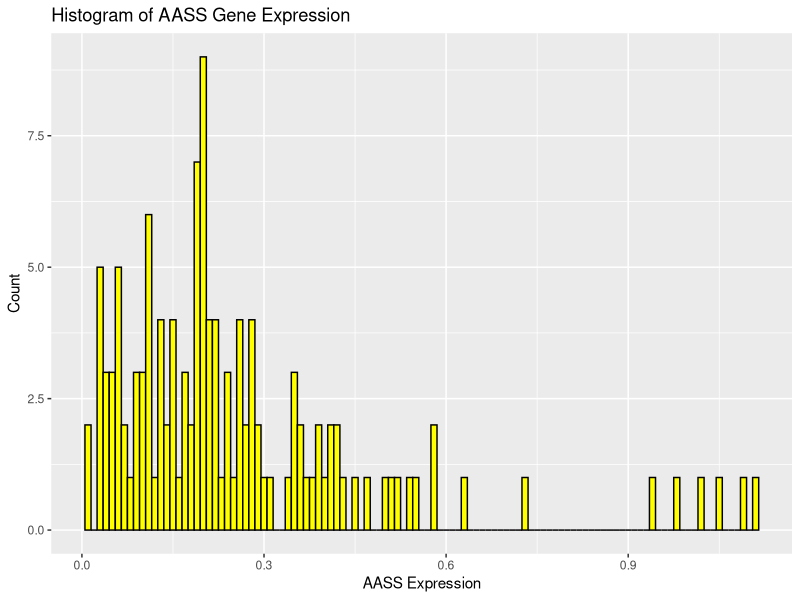
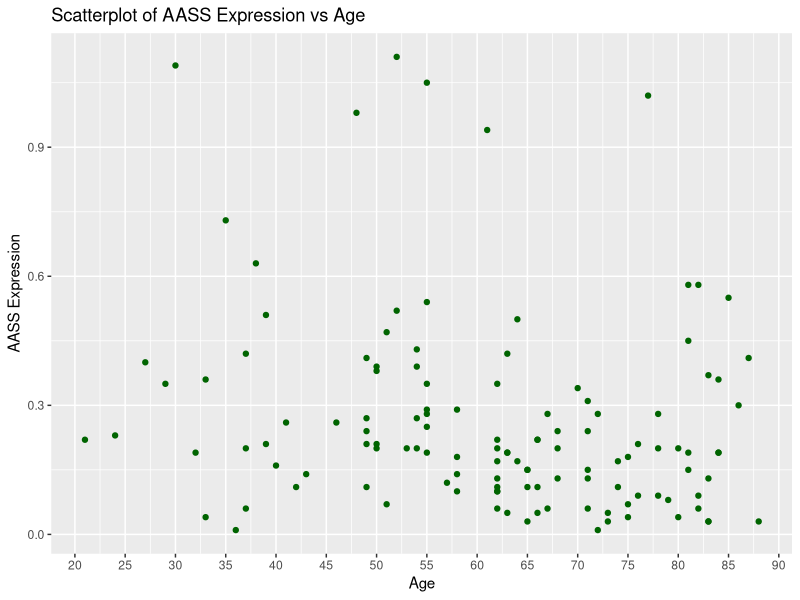
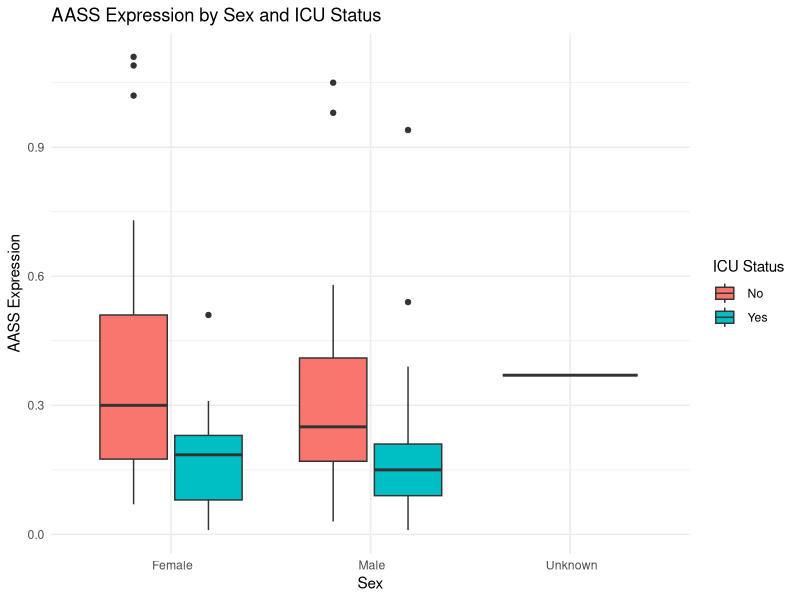
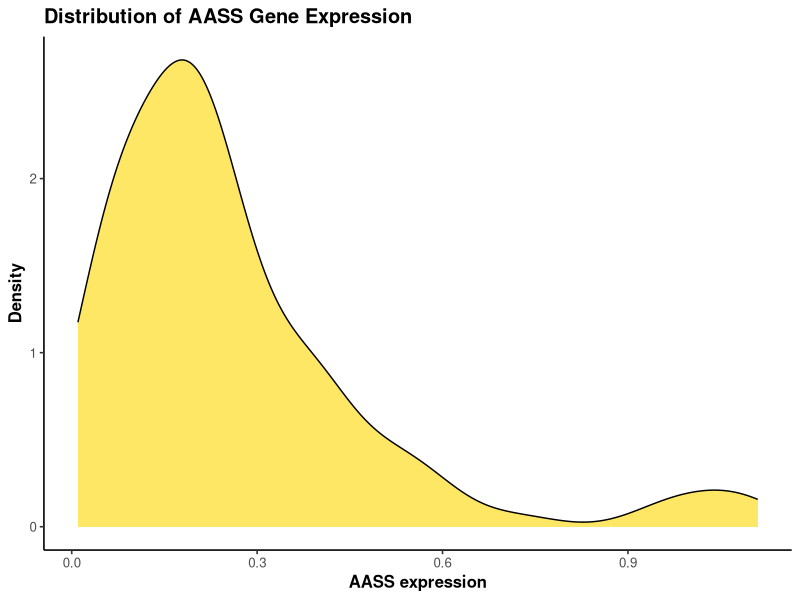
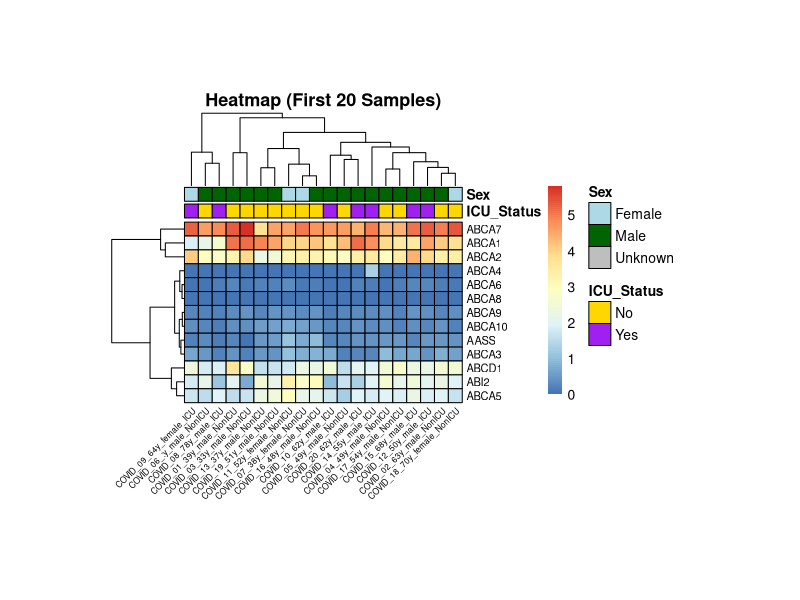

Source code (R) for these figures, in order:
## ---- chunk 1
# Table of summary statistics
meta <- read.csv("QBS103_GSE157103_series_matrix-1.csv", check.names = FALSE)
library(dplyr)

meta_clean <- meta %>%
  dplyr::select(
    ventilator_free_days = `ventilator-free_days`,
    charlson_score,
    age,
    sex,
    icu_status,
    mechanical_ventilation
  ) %>%
  mutate(
    across(c(ventilator_free_days, charlson_score, age),
           ~ suppressWarnings(as.numeric(.)))

  ) %>%
  na.omit()   

str(meta_clean)
head(meta_clean)


## ---- chunk 2
cont_vars <- c("ventilator_free_days", "charlson_score", "age")
cat_vars  <- c("sex", "mechanical_ventilation")

fmt_mean_sd <- function(x) sprintf("%.2f (%.2f)",
                                   mean(x, na.rm = TRUE),
                                   sd(x,   na.rm = TRUE))

for (v in cont_vars) {
  x <- as.numeric(meta_clean[[v]])
  grp <- meta_clean$icu_status
  res <- tapply(x, grp, fmt_mean_sd)
  cat("Variable:", v, "\n")
  print(res)
  cat("\n")
}

for (v in cat_vars) {
  grp <- meta_clean$icu_status
  tab <- table(meta_clean[[v]], grp)
  prop <- prop.table(tab, margin = 2) * 100
  res <- paste0(tab, " (", sprintf("%.1f", prop), "%)")
  
  cat("Variable:", v, "\n")
  print(res)
  cat("\n")
}

## ---- chunk 3
#publication quality
library(ggplot2)
library(tidyverse)
library(tidyr)
setwd("/Users/zaozao/Desktop/Xinqiao")
gene_expression <- read.csv("QBS103_GSE157103_genes.csv", row.names = 1, check.names = FALSE)
meta <- read.csv("QBS103_GSE157103_series_matrix-1.csv", check.names = FALSE)

aass_expression <- as.data.frame(t(gene_expression["AASS", ]))
colnames(aass_expression) <- "AASS"
aass_expression$participant_id <- rownames(aass_expression)

meta$participant_id <- as.character(meta[[1]])

meta_with_aass <- merge(meta, aass_expression, by = "participant_id")

head(meta_with_aass)
dim(meta_with_aass)

## ---- chunk 4
library(ggplot2)
# 1. publication quality histogram
ggplot(meta_with_aass, aes(x = AASS)) +
  geom_histogram(binwidth = 0.01, fill = "yellow", color = "black") +
  labs(title = "Histogram of AASS Gene Expression",
       x = "AASS Expression",
       y = "Count")
## ---- chunk 5
# 2. Scatterplot
meta_with_aass$age <- as.numeric(as.character(meta_with_aass$age))
ggplot(meta_with_aass, aes(x = age, y = AASS)) +
  geom_point(color = "darkgreen") +

  scale_x_continuous(breaks = seq(10, 100, by = 5)) + 
  labs(title = "Scatterplot of AASS Expression vs Age",
       x = "Age",
       y = "AASS Expression")
## ---- chunk 6
# 3. Boxplot

meta_with_aass <- meta_with_aass[meta_with_aass$icu_status != "_id", ]


ggplot(meta_with_aass, aes(x = sex, y = AASS, fill = icu_status)) +
  geom_boxplot() +
  labs(title = "AASS Expression by Sex and ICU Status",
       x = "Sex",
       y = "AASS Expression") +
  theme_minimal()+
  scale_x_discrete(labels = stringr::str_to_title)+
  scale_fill_discrete(labels = stringr::str_to_title, name = "ICU Status")
## ---- chunk 7
library(ggplot2)
library(dplyr)

df <- meta_with_aass %>%
  mutate(AASS = suppressWarnings(as.numeric(AASS))) %>%
  filter(is.finite(AASS))

ggplot(df, aes(x = AASS)) +
  geom_area(stat = "density", fill = "gold", alpha = 0.6, color = "black") +
  labs(
    title = "Distribution of AASS Gene Expression",
    x = "AASS expression",
    y = "Density"
  ) +
  theme_classic(base_size = 12) +
  theme(
    plot.title = element_text(face = "bold", hjust = 0),
    axis.title = element_text(face = "bold")
  )


## ---- chunk 8
#heatmap
library(dplyr)
setwd("/Users/zaozao/Desktop/Xinqiao")
gene_expression <- read.csv("QBS103_GSE157103_genes.csv", row.names = 1, check.names = FALSE)
meta <- read.csv("QBS103_GSE157103_series_matrix-1.csv", check.names = FALSE)

selected_genes <- c("AASS", "ABCD1", "ABI2", paste0("ABCA", 1:10))
expr_wide <- as.data.frame(t(gene_expression[selected_genes, , drop = FALSE]))
colnames(expr_wide) <- selected_genes

expr_wide$participant_id <- rownames(expr_wide)
expr_wide <- expr_wide[, c("participant_id", selected_genes)]

meta$participant_id <- colnames(gene_expression)
dataset <- merge(meta, expr_wide, by = "participant_id")

dataset[, selected_genes] <- lapply(dataset[, selected_genes], function(x) as.numeric(as.character(x)))

head(dataset)

## ---- chunk 9
#heatmap
library(dplyr)
library(pheatmap)
library(stringr)


selected_genes <- c("AASS","ABCD1","ABI2", paste0("ABCA", 1:10))
gvar <- apply(gene_expression, MARGIN = 1, FUN = var)
gene_expression2 <- gene_expression[order(gvar, decreasing = TRUE), ]
log2.expr <- log2(gene_expression2 + 1)
mat_log <- log2.expr[selected_genes, , drop = FALSE]
mat_log <- log2.expr[selected_genes, 1:20, drop = FALSE]


ids <- colnames(mat_log)                      
idx <- match(ids, dataset$participant_id)

annotationData <- data.frame(
  row.names  = ids,
  ICU_Status = factor(str_to_title(trimws(dataset$icu_status[idx])),
                      levels = c("No","Yes")),
  Sex        = factor(str_to_title(trimws(dataset$sex[idx])),
                      levels = c("Female","Male","Unknown"))
)

annotationColors <- list(
  ICU_Status = c("No" = "gold", "Yes" = "purple"),
  Sex        = c("Female" = "lightblue", "Male" = "darkgreen", "Unknown" = "grey")
)

pheatmap(mat_log,
         cluster_rows = TRUE, cluster_cols = TRUE,
         clustering_distance_rows = "euclidean",
         clustering_distance_cols = "euclidean",
         annotation_colors = annotationColors,
         annotation_col = annotationData,
         main = "Heatmap (First 20 Samples)",
         border_color = "black",
         show_colnames = TRUE,
         angle_col = 45,          
         fontsize_col = 6,        
         fontsize_row = 8, 
         cellwidth = 10,
         cellheight = 10)

